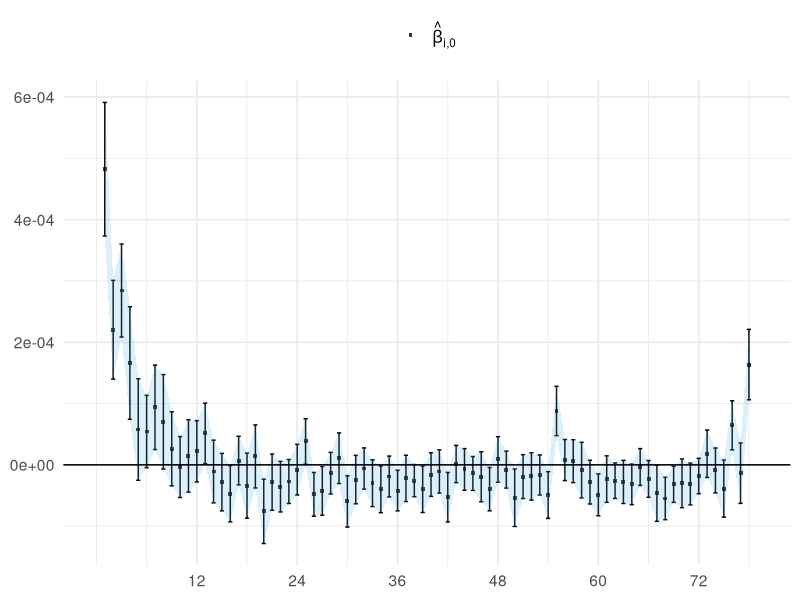
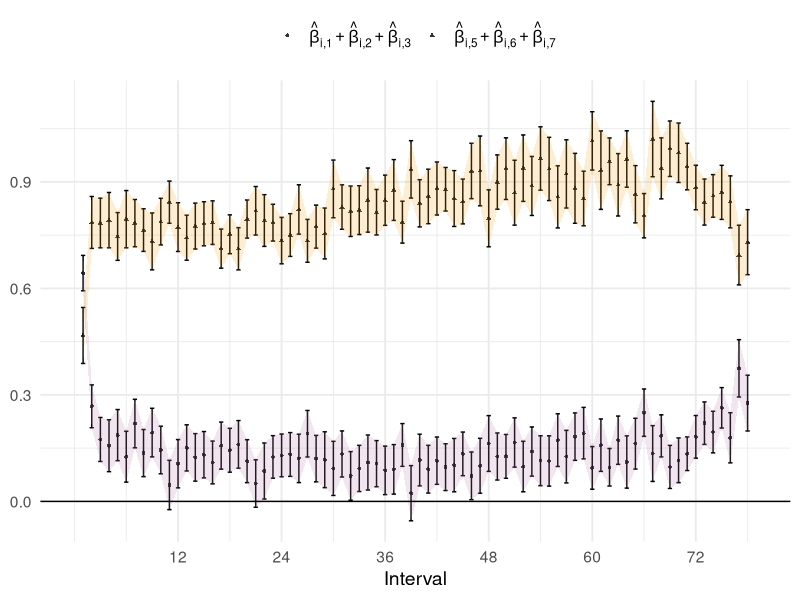
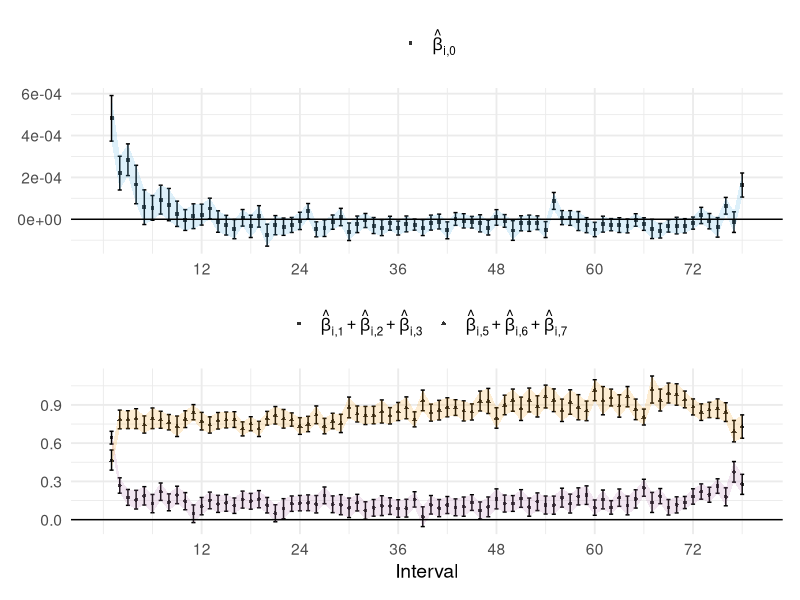

Reproduce these figures in R, in order.
## ---- chunk 1
library(dplyr)
library(readr)

OLS_estimates <- read_csv("IBM_OLS_estimates.csv")
glimpse(OLS_estimates)

scaled_covars <- read_csv("IBM_robust_scaled_covars.csv")
glimpse(scaled_covars)
## ---- chunk 2
OLS_estimates <- OLS_estimates |>
  rename(
    b_0 = betas_1, 
    b_1 = betas_2, b_2 = betas_3, b_3 = betas_4, 
    b_5 = betas_5, b_6 = betas_6, b_7 = betas_7
  ) |>
  mutate(Interval = 1:78, b_123_sum = b_1+b_2+b_3, b_567_sum = b_5+b_6+b_7) |>
  select(Interval, b_0, b_123_sum, b_567_sum)
  

covars <- scaled_covars |> 
  mutate(across(everything(), ~ . / 1e6))
#glimpse(covars)

HAC_SE_b_0 <- numeric(78)
HAC_SE_b_123_sum <- numeric(78)
HAC_SE_b_567_sum <- numeric(78)
s <- seq(1, 540, by = 7) ### EDITED, CHECK

c <- 1
for (i in s) {
    HAC_SE_b_0[c] <- sqrt(covars$covar_robust_1[i])
    HAC_SE_b_123_sum[c] <- sqrt(
      covars$covar_robust_2[i+1] + covars$covar_robust_3[i+2] + covars$covar_robust_4[i+3] +
      2*covars$covar_robust_2[i+2] + 2*covars$covar_robust_2[i+3] + 2*covars$covar_robust_3[i+3]  
    )
    HAC_SE_b_567_sum[c] <- sqrt(
      covars$covar_robust_5[i+4] + covars$covar_robust_6[i+5] + covars$covar_robust_7[i+6] +
      2*covars$covar_robust_5[i+5] + 2*covars$covar_robust_5[i+6] + 2*covars$covar_robust_6[i+6]  
    )
    c <- c + 1
}

HAC_SEs <- data.frame(HAC_SE_b_0, HAC_SE_b_123_sum, HAC_SE_b_567_sum) |>
  mutate(Interval = 1:78)

DF <- OLS_estimates |>
  left_join(HAC_SEs, by = "Interval")
glimpse(DF)
## ---- chunk 3
library(ggplot2)

p_1 <- DF |>
  ggplot(aes(x = Interval, y = b_0)) +
  geom_point(
    aes(shape = "b_0"), 
    size = 1.0, 
    alpha = 0.8
  ) +
  geom_errorbar(
    aes(ymin = b_0 - 1.96 * HAC_SE_b_0, ymax = b_0 + 1.96 * HAC_SE_b_0),   # 1.645  
    width = 0.5
  ) +
  geom_ribbon(
    aes(ymin = b_0 - 1.96 * HAC_SE_b_0, ymax = b_0 + 1.96 * HAC_SE_b_0),
    fill = "#56B4E9",
    alpha = 0.2
  ) +
  geom_hline(
    yintercept = 0,
    linetype = "solid"
  ) +
  scale_x_continuous(
    limits = c(0, 79),   
    breaks = c(12, 24, 36, 48, 60, 72)  
  ) +
  scale_x_continuous(
    limits = c(0, 79),  
    breaks = c(12, 24, 36, 48, 60, 72)  
  ) +
  scale_shape_manual(
    values = c("b_0" = 15),  
    labels = expression(hat(beta)[paste(i, ",", 0)])  
  ) +
  theme_minimal(base_size = 14) +
  theme(
    legend.text = element_text(size = 12),
    legend.position = "top"
  ) +
  labs(
    shape = NULL,  
    x = NULL,  
    y = NULL
  )

p_1
## ---- chunk 4
p_2 <- DF |>
  ggplot(aes(x = Interval)) +
  geom_point(
    aes(y = b_123_sum, shape = "b_123_sum"), 
    size = 1.0,
    alpha = 0.8
  ) +
  geom_errorbar(
    aes(ymin = b_123_sum - 1.96 * HAC_SE_b_123_sum, ymax = b_123_sum + 1.96 * HAC_SE_b_123_sum),  # 1.645 
    width = 0.5
  ) +
  geom_ribbon(
    aes(ymin = b_123_sum - 1.96 * HAC_SE_b_123_sum, ymax = b_123_sum + 1.96 * HAC_SE_b_123_sum),
    fill = "#B97FB4",
    alpha = 0.2
  ) +
  geom_point(
    aes(y = b_567_sum, shape = "b_567_sum"), 
    size = 1.0,
    alpha = 0.8
  ) +
  geom_errorbar(
    aes(ymin = b_567_sum - 1.96 * HAC_SE_b_567_sum, ymax = b_567_sum + 1.96 * HAC_SE_b_567_sum),  # 1.645 
    width = 0.5
  ) +
  geom_ribbon(
    aes(ymin = b_567_sum - 1.96 * HAC_SE_b_567_sum, ymax = b_567_sum + 1.96 * HAC_SE_b_567_sum),
    fill = "#F5A623",
    alpha = 0.2
  ) +
  geom_hline(
    yintercept = 0,
    linetype = "solid"
  ) +
  scale_x_continuous(
    limits = c(0, 79),  
    breaks = c(12, 24, 36, 48, 60, 72)  
  ) +
  scale_shape_manual(
    values = c(
      "b_123_sum" = 16, 
      "b_567_sum" = 17
    ),
    labels = c(
      expression(hat(beta)[paste(i, ",", 1)] + hat(beta)[paste(i, ",", 2)] + hat(beta)[paste(i, ",", 3)]),
      expression(hat(beta)[paste(i, ",", 5)] + hat(beta)[paste(i, ",", 6)] + hat(beta)[paste(i, ",", 7)])
    )  
  ) +
  theme_minimal(base_size = 14) +
  theme(
    legend.text = element_text(size = 12),
    legend.position = "top"
  ) +
  labs(
    shape = NULL,  
    x = "Interval",  
    y = NULL
  )

p_2
## ---- chunk 5
library(patchwork)

combined_plot <- (p_1 / p_2)
combined_plot
